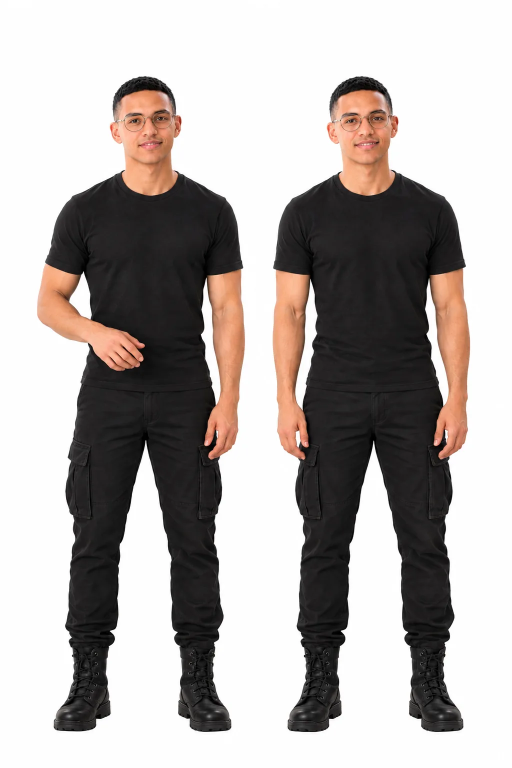
#> input picture poses/gestures/05-idle-hand-across.webp, 1024 x 1536 px, found by its file name (shown at 1/2 size)
$ python build_frames.py
#> lines starting #> are read from the running program, lines starting #| are printed output that depends on the picture; after the words box and inside, x2 and y2 are one past the last pixel; in counts of white or black regions, pixels touching at a corner belong together
#!/usr/bin/env python3
"""Build normalized, transparent animation frames for the Educational Studio.

Usage:  python3 tools/build_frames.py [repo_root] [qa_output_dir]

- Splits every sheet in poses/ into single figures (connected components).
- Removes the white background (soft alpha, no white halo).
- Scales every figure so feet-to-head-top == BH, so all clips share one scale.
- Writes frames/<group>/<name>.webp on one common canvas (feet on the bottom edge,
  body anchor on the horizontal centre) and embeds the clip list into index.html.
"""
import json, os, re, sys
import numpy as np
from PIL import Image, ImageDraw
from scipy import ndimage as ndi

ROOT = os.path.abspath(sys.argv[1]) if len(sys.argv) > 1 else os.getcwd()
QA = sys.argv[2] if len(sys.argv) > 2 else None
BH = 480        # body height (feet -> top of head) in canvas pixels
PAD = 8
PAD_B = 6

# ---- sources -------------------------------------------------------------
GEST = "poses/gestures/"
POSES = {  # name: (file, side) side 0 = left figure, 1 = right figure
    "idle": ("05-idle-hand-across.webp", 1),
    "hand_across": ("08-standing-hand-across.webp", 1),
    "chest": ("01-hand-chest-wave.webp", 0),
    "wave_hi": ("06-wave-high-low.webp", 0),
    "wave_lo": ("06-wave-high-low.webp", 1),
    "point_l": ("03-point-left-right.webp", 0),
    "point_r": ("03-point-left-right.webp", 1),
    "cupped": ("04-cupped-hands-stop.webp", 0),
    "stop": ("04-cupped-hands-stop.webp", 1),
    "open": ("02-open-hands-chest.webp", 0),
    "one": ("09-one-two-fingers.webp", 0),
    "two": ("09-one-two-fingers.webp", 1),
    "offer": ("10-offer-hands.webp", 0),
    "open2": ("10-offer-hands.webp", 1),
    "explain": ("12-explain-pinch.webp", 0),
    "pinch": ("12-explain-pinch.webp", 1),
    "point_up_r": ("13-point-up-right.webp", 0),
    "point_r2": ("13-point-up-right.webp", 1),
    "chin": ("15-chin-temple.webp", 0),
    "temple": ("15-chin-temple.webp", 1),
    "point_r4": ("16-point-present.webp", 0),
    "present": ("16-point-present.webp", 1),
    "think": ("17-chin-think.webp", 0),
    "think_up": ("17-chin-think.webp", 1),
}
WALKS = {  # group: (sheet, anchor mode)
    "walk-side": ("poses/walk-run/10-walk-side-cycle.png", "torso"),
    "walk-back": ("poses/walk-run/08-walk-back-cycle.png", "torso"),
}


def load_figures(path, n):
    im = np.asarray(Image.open(os.path.join(ROOT, path)).convert("RGB")).astype(np.float32)
    d = (255 - im).max(axis=2)
    alpha = np.clip((d - 12) / 28.0, 0, 1)
    a3 = alpha[..., None]
    rgb = np.where(a3 > 0.01, (im - 255 * (1 - a3)) / np.maximum(a3, 0.01), 0).clip(0, 255)
    mask = d > 25
    lab, k = ndi.label(mask, structure=np.ones((3, 3)))
    areas = ndi.sum(mask, lab, range(1, k + 1))
    big = [i + 1 for i in np.argsort(areas)[::-1][:n]]
    cent = {b: ndi.center_of_mass(mask, lab, b)[1] for b in big}
    owner = {}
    for i in range(1, k + 1):
        if i in big:
            owner[i] = i
        else:
            c = ndi.center_of_mass(mask, lab, i)[1]
            owner[i] = min(big, key=lambda b: abs(cent[b] - c))
    figs = []
    for b in sorted(big, key=lambda b: cent[b]):
        own = ndi.binary_dilation(np.isin(lab, [i for i, o in owner.items() if o == b]), iterations=2)
        a_full = alpha * own
        ys = np.where((a_full > 0.15).any(axis=1))[0]
        xs = np.where((a_full > 0.15).any(axis=0))[0]
        y0, y1, x0, x1 = ys[0], ys[-1] + 1, xs[0], xs[-1] + 1
        figs.append((a_full[y0:y1, x0:x1], rgb[y0:y1, x0:x1]))
    return figs


def measure(a, mode):
    """Return (anchor_x, head_top_y) in source pixels."""
    h, w = a.shape
    if mode == "legs":
        rows = a[int(h * 0.65):int(h * 0.95)]
    else:
        rows = a[int(h * 0.2):int(h * 0.5)]
    cx = (rows.sum(axis=0) * np.arange(w)).sum() / max(rows.sum(), 1)
    half = max(20, int(0.09 * h))
    lo, hi = max(0, int(cx) - half), min(w, int(cx) + half)
    ys = np.where((a[:, lo:hi] > 0.3).any(axis=1))[0]
    return cx, float(ys[0])


def normalize(a, c, mode):
    cx, top = measure(a, mode)
    body = a.shape[0] - top
    s = BH / body
    rgba = np.dstack([c, a * 255]).astype(np.uint8)
    img = Image.fromarray(rgba, "RGBA")
    nw, nh = max(1, round(img.width * s)), max(1, round(img.height * s))
    img = img.resize((nw, nh), Image.LANCZOS)
    return img, cx * s, top * s


# ---- collect all frames ---------------------------------------------------
frames = {}  # key -> (img, cx, top)
cache = {}
for name, (file, side) in POSES.items():
    if file not in cache:
        cache[file] = load_figures(GEST + file, 2)
#> in load_figures, `rgb = np.where(a3 > 0.01, (im - 255 * (1 - a3)) / np.maximum(a3, 0.01)..`:
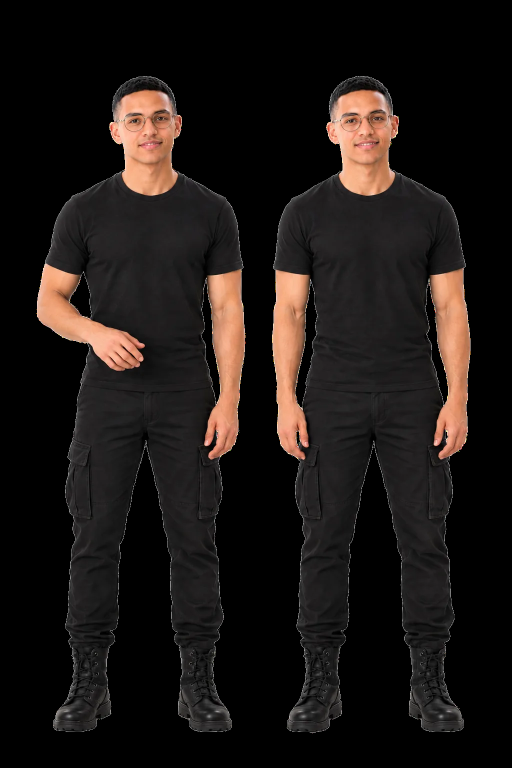
#> rgb: shape (1536, 1024, 3) float32 (shown at 1/2 size); mean of channels 0, 1, 2 28.6, 22.8, 20.3; drawn as R, G, B
#> in load_figures, `mask = d > 25`: mask: shape (1536, 1024) bool; 41% white; 2 white regions, box (x1, y1, x2, y2) and area: (545, 152, 941, 1465) 326066, (74, 152, 490, 1464) 318483
#> in load_figures, `lab, k = ndi.label(mask, structure=np.ones((3, 3)))`:
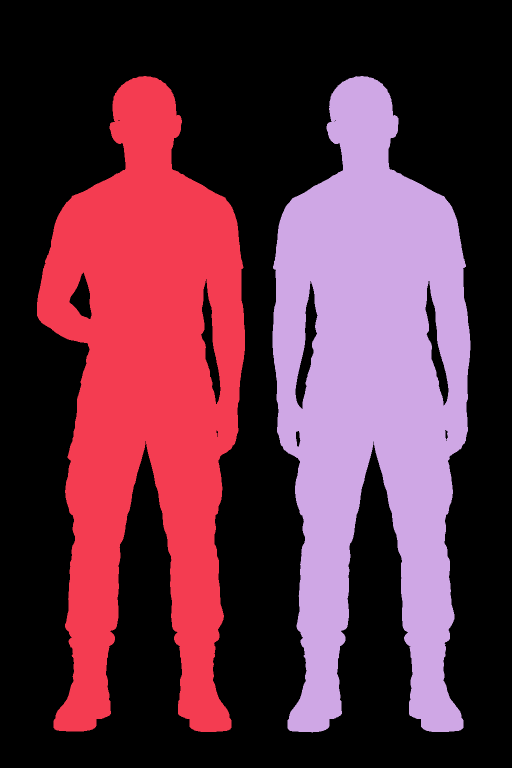
#> lab: shape (1536, 1024) int32 (shown at 1/2 size); 3 distinct labels, from 0 to 2; one colour per label, 0 black
#> in load_figures, `lab, k = ndi.label(mask, structure=np.ones((3, 3)))`: k = 2
#> in load_figures, `areas = ndi.sum(mask, lab, range(1, k + 1))`: areas = [318483, 326066]
#> in load_figures, `big = [i + 1 for i in np.argsort(areas)[::-1][:n]]`: big = [2, 1]
#> in load_figures, `cent = {b: ndi.center_of_mass(mask, lab, b)[1] for b in big}`: cent = {2: 742.7, 1: 294.1}
#> after the loop in load_figures, `for i in range(1, k + 1):`: owner = {1: 1, 2: 2}
#> the loop in load_figures, `for b in sorted(big, key=lambda b: cent[b]):` made 2 passes
#> (y0, y1, x0, x1) on passes 1 to 2: (152, 1464, 74, 490), (152, 1465, 545, 941)
#> pass 1, in load_figures, `own = ndi.binary_dilation(np.isin(lab, [i for i, o in owner.items() if..`:
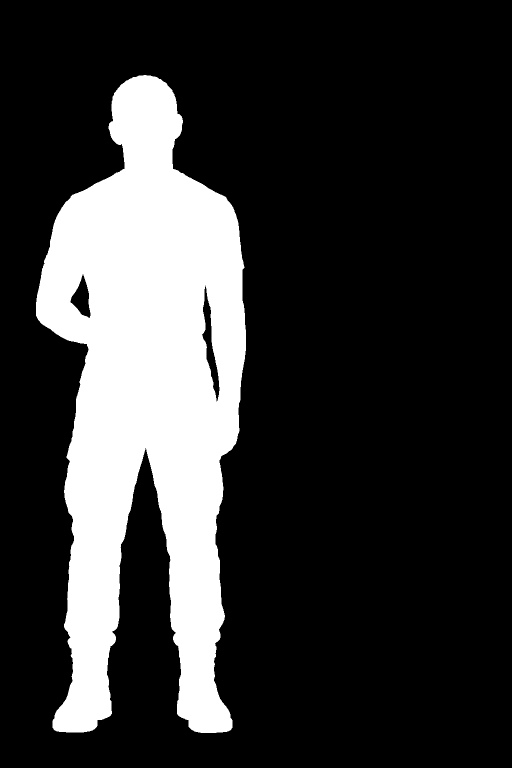
#> own: shape (1536, 1024) bool (shown at 1/2 size); 20.9% white; 1 white region, box (x1, y1, x2, y2) and area: (72, 150, 492, 1466) 328282
#> after the loop in load_figures, `for b in sorted(big, key=lambda b: cent[b]):`: figs = 2 items
    a, c = cache[file][side]
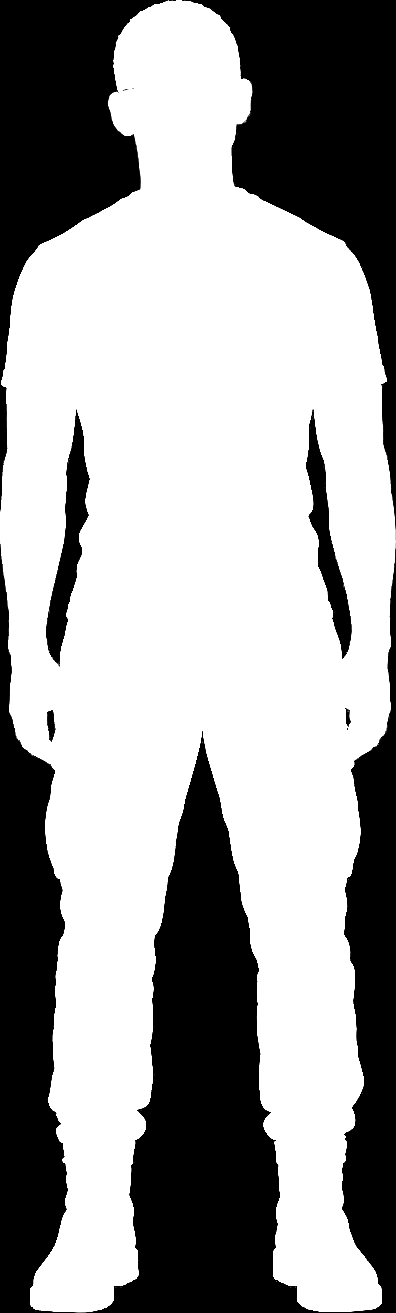
#> a: shape (1313, 396) float32; min 0, max 1, mean 0.627
    frames["pose/" + name] = normalize(a, c, "legs")
#> in measure, `rows = a[int(h * 0.65):int(h * 0.95)]`:
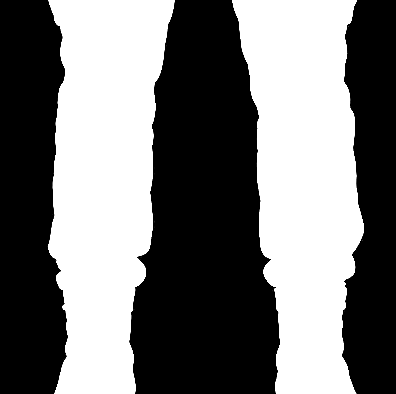
#> rows: shape (394, 396) float32; min 0, max 1, mean 0.461
#> in measure, `cx = (rows.sum(axis=0) * np.arange(w)).sum() / max(rows.sum(), 1)`: cx = 203.9
#> in measure, `lo, hi = max(0, int(cx) - half), min(w, int(cx) + half)`: lo = 85; hi = 321
#> in measure, `ys = np.where((a[:, lo:hi] > 0.3).any(axis=1))[0]`: ys = 1313 values from 0 to 1312
#> in normalize, `cx, top = measure(a, mode)`: cx = 203.9; top = 0
#> in normalize, `body = a.shape[0] - top`: body = 1313
#> in normalize, `s = BH / body`: s = 0.366
#> in normalize, `rgba = np.dstack([c, a * 255]).astype(np.uint8)`:
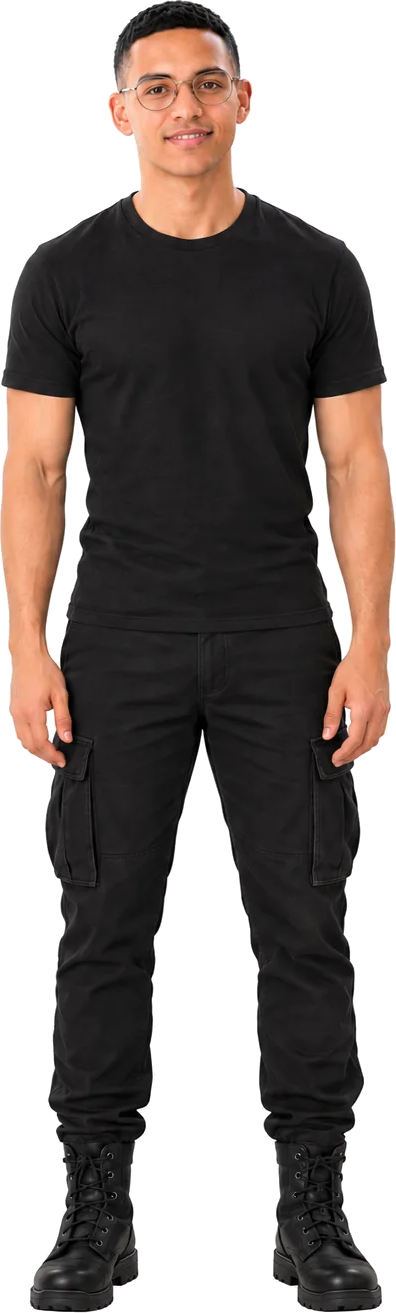
#> rgba: shape (1313, 396, 4); mean of channels 0, 1, 2, 3 43.9, 35, 31.1, 159.9; transparent parts drawn white
#> in normalize, `nw, nh = max(1, round(img.width * s)), max(1, round(img.height * s))`: nw = 145; nh = 480
#> in normalize, `img = img.resize((nw, nh), Image.LANCZOS)`:
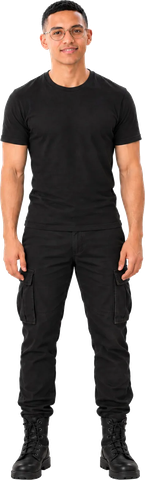
#> img: PIL image 145x480 RGBA; mean R, G, B, A 50.1, 41, 37.1, 159.9; transparent parts drawn white
#> pass 2 of the loop `for name, (file, side) in POSES.items():`:
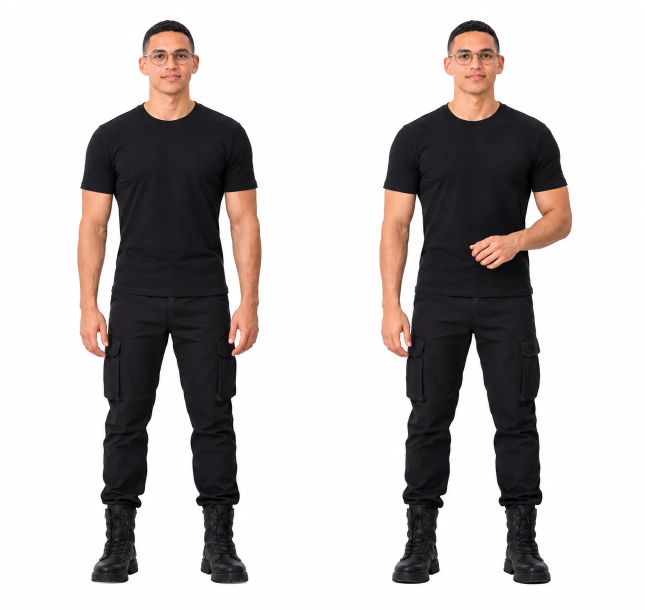
#> input picture poses/gestures/08-standing-hand-across.webp, 1290 x 1219 px, found by its file name (shown at 1/2 size)
#> im: shape (1219, 1290, 3) float32
#> d: shape (1219, 1290) float32
#> alpha: shape (1219, 1290) float32
#> rgb: shape (1219, 1290, 3) float32
#> mask: shape (1219, 1290) bool; 31.7% white; 4 white regions (2 under 20 px), largest, box (x1, y1, x2, y2) and area: (154, 40, 524, 1169) 251936, (758, 40, 1145, 1169) 247086
#> lab: shape (1219, 1290) int32; 5 distinct labels, from 0 to 4
#> k = 4
#> areas = [251936, 247086, 2, 1]
#> big = [1, 2]
#> cent = {1: 339, 2: 941.3}
#> the loop in load_figures (call 2), `for i in range(1, k + 1):` made 4 passes
#> c on passes 3 to 4: 947, 467
#> after the loop in load_figures (call 2), `for i in range(1, k + 1):`: owner = {1: 1, 2: 2, 3: 2, 4: 1}
#> the loop in load_figures (call 2), `for b in sorted(big, key=lambda b: cent[b]):` made 2 passes
#> (y0, y1, x0, x1) on passes 1 to 2: (40, 1169, 154, 524), (40, 1169, 758, 1145)
#> pass 1, in load_figures (call 2), `own = ndi.binary_dilation(np.isin(lab, [i for i, o in owner.items() if..`:
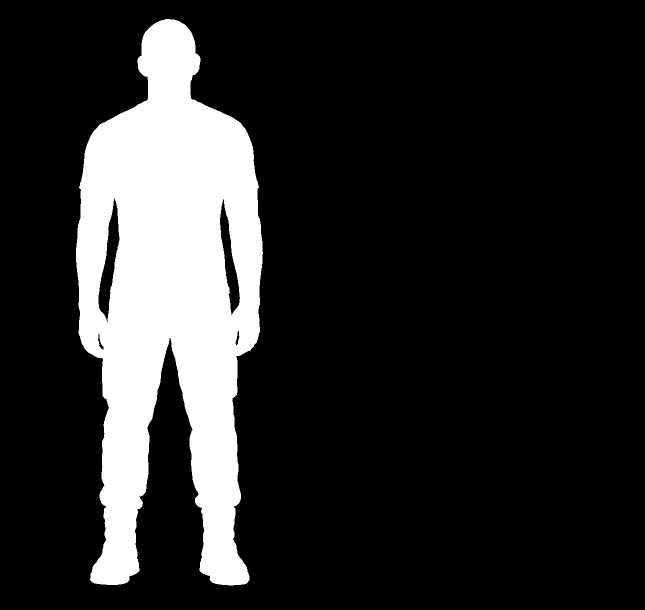
#> own: shape (1219, 1290) bool (shown at 1/2 size); 16.6% white; 1 white region, box (x1, y1, x2, y2) and area: (152, 38, 526, 1171) 261511
#> a: shape (1129, 387) float32
#> rows: shape (339, 387) float32
#> in normalize (call 2), `cx, top = measure(a, mode)`: cx = 186.4
#> body = 1129
#> s = 0.425
#> rgba: shape (1129, 387, 4)
#> nw = 165
#> in normalize (call 2), `img = img.resize((nw, nh), Image.LANCZOS)`:
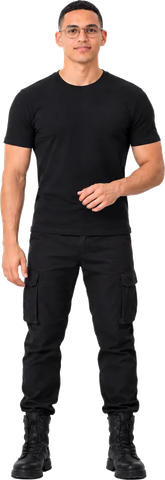
#> img: PIL image 165x480 RGBA; mean R, G, B, A 43.6, 36, 34.3, 144.2; transparent parts drawn white
#> pass 3 of the loop `for name, (file, side) in POSES.items():`:
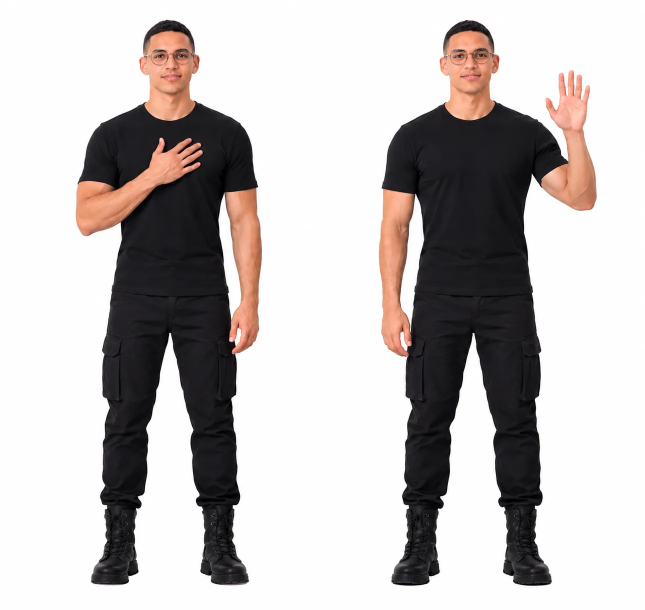
#> input picture poses/gestures/01-hand-chest-wave.webp, 1290 x 1219 px, found by its file name (shown at 1/2 size)
#> mask: shape (1219, 1290) bool; 31.9% white; 4 white regions (2 under 20 px), largest, box (x1, y1, x2, y2) and area: (757, 40, 1194, 1172) 256407, (151, 39, 524, 1171) 244528
#> lab: shape (1219, 1290) int32; 5 distinct labels, from 0 to 4
#> areas = [244528, 256407, 2, 1]
#> big = [2, 1]
#> cent = {2: 947.6, 1: 344.9}
#> the loop in load_figures (call 3), `for i in range(1, k + 1):` made 4 passes
#> c on passes 3 to 4: 947, 278
#> the loop in load_figures (call 3), `for b in sorted(big, key=lambda b: cent[b]):` made 2 passes
#> (y0, y1, x0, x1) on passes 1 to 2: (39, 1171, 151, 525), (40, 1172, 757, 1194)
#> pass 1, in load_figures (call 3), `own = ndi.binary_dilation(np.isin(lab, [i for i, o in owner.items() if..`:
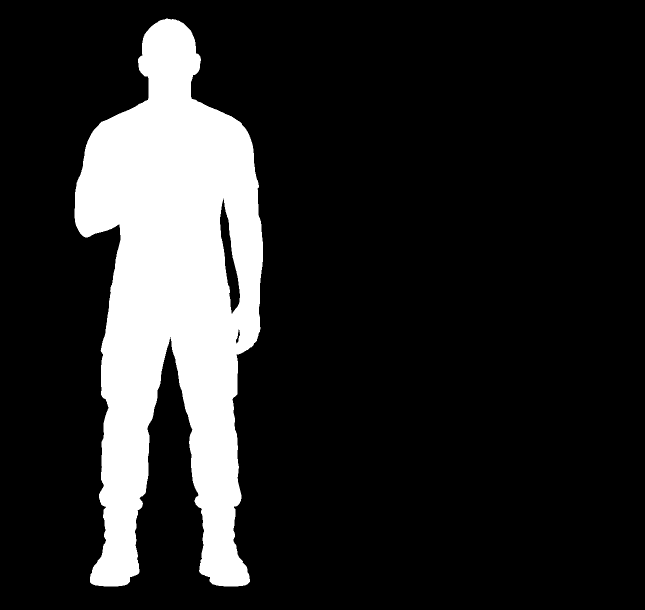
#> own: shape (1219, 1290) bool (shown at 1/2 size); 16.1% white; 1 white region, box (x1, y1, x2, y2) and area: (149, 37, 526, 1173) 253110
#> a: shape (1132, 374) float32
#> rows: shape (340, 374) float32
#> in normalize (call 3), `cx, top = measure(a, mode)`: cx = 188.2
#> body = 1132
#> s = 0.424
#> rgba: shape (1132, 374, 4)
#> nw = 159
#> in normalize (call 3), `img = img.resize((nw, nh), Image.LANCZOS)`:
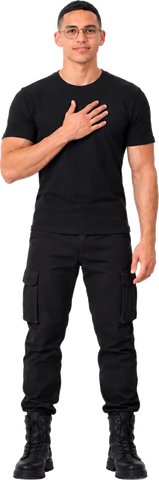
#> img: PIL image 159x480 RGBA; mean R, G, B, A 46.3, 37.1, 34.8, 147.3; transparent parts drawn white
#> (the run stopped early here; a loop or call above may not have finished)
